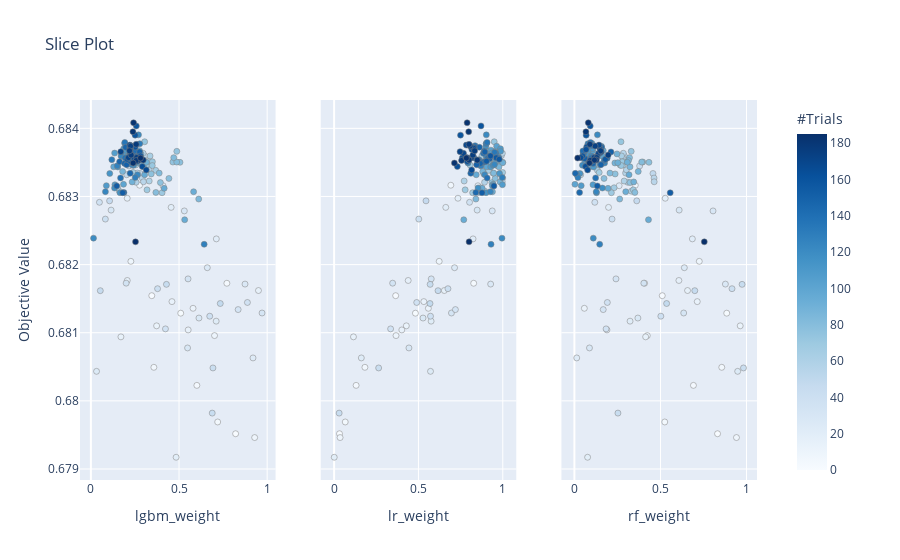

Source (notebook cell):
### Code cell
# Visualize individual hyperparameters as slice plot.
optuna.visualization.plot_slice(study)

### Figure 1 — Plotly figure (JSON) as saved in the notebook; plotly's stock layout.template omitted (floating-point values rounded to 4 significant figures; data arrays with more than 128 entries replaced by an {"elided": "..."} marker saying what was removed)
{"data": [{"marker": {"color": {"elided": "186 int values"}, "colorbar": {"title": {"text": "#Trials"}, "x": 1, "xpad": 40, "y": 0.5}, "colorscale": [[0, "rgb(247,251,255)"], [0.125, "rgb(222,235,247)"], [0.25, "rgb(198,219,239)"], [0.375, "rgb(158,202,225)"], [0.5, "rgb(107,174,214)"], [0.625, "rgb(66,146,198)"], [0.75, "rgb(33,113,181)"], [0.875, "rgb(8,81,156)"], [1, "rgb(8,48,107)"]], "line": {"color": "Grey", "width": 0.5}, "showscale": true}, "mode": "markers", "showlegend": false, "type": "scatter", "x": {"elided": "186 float values"}, "xaxis": "x", "y": {"elided": "186 float values"}, "yaxis": "y"}, {"marker": {"color": {"elided": "186 int values"}, "colorbar": {"title": {"text": "#Trials"}, "x": 1, "xpad": 40}, "colorscale": [[0, "rgb(247,251,255)"], [0.125, "rgb(222,235,247)"], [0.25, "rgb(198,219,239)"], [0.375, "rgb(158,202,225)"], [0.5, "rgb(107,174,214)"], [0.625, "rgb(66,146,198)"], [0.75, "rgb(33,113,181)"], [0.875, "rgb(8,81,156)"], [1, "rgb(8,48,107)"]], "line": {"color": "Grey", "width": 0.5}, "showscale": false}, "mode": "markers", "showlegend": false, "type": "scatter", "x": {"elided": "186 float values"}, "xaxis": "x2", "y": {"elided": "186 float values"}, "yaxis": "y2"}, {"marker": {"color": {"elided": "186 int values"}, "colorbar": {"title": {"text": "#Trials"}, "x": 1, "xpad": 40}, "colorscale": [[0, "rgb(247,251,255)"], [0.125, "rgb(222,235,247)"], [0.25, "rgb(198,219,239)"], [0.375, "rgb(158,202,225)"], [0.5, "rgb(107,174,214)"], [0.625, "rgb(66,146,198)"], [0.75, "rgb(33,113,181)"], [0.875, "rgb(8,81,156)"], [1, "rgb(8,48,107)"]], "line": {"color": "Grey", "width": 0.5}, "showscale": false}, "mode": "markers", "showlegend": false, "type": "scatter", "x": {"elided": "186 float values"}, "xaxis": "x3", "y": {"elided": "186 float values"}, "yaxis": "y3"}], "layout": {"autosize": true, "title": {"text": "Slice Plot"}, "xaxis": {"anchor": "y", "autorange": true, "domain": [0, 0.2889], "range": [-0.07458, 1.061], "title": {"text": "lgbm_weight"}, "type": "linear"}, "xaxis2": {"anchor": "y2", "autorange": true, "domain": [0.3556, 0.6444], "range": [-0.09297, 1.094], "title": {"text": "lr_weight"}, "type": "linear"}, "xaxis3": {"anchor": "y3", "autorange": true, "domain": [0.7111, 1], "range": [-0.08861, 1.074], "title": {"text": "rf_weight"}, "type": "linear"}, "yaxis": {"anchor": "x", "autorange": true, "domain": [0, 1], "range": [0.6788, 0.6845], "title": {"text": "Objective Value"}, "type": "linear"}, "yaxis2": {"anchor": "x2", "autorange": true, "domain": [0, 1], "matches": "y", "range": [0.6788, 0.6845], "showticklabels": false, "type": "linear"}, "yaxis3": {"anchor": "x3", "autorange": true, "domain": [0, 1], "matches": "y", "range": [0.6788, 0.6845], "showticklabels": false, "type": "linear"}}}
